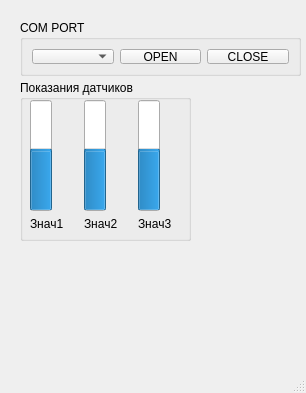
<?xml version="1.0" encoding="UTF-8"?>
<ui version="4.0">
 <class>ComLa</class>
 <widget class="QMainWindow" name="ComLa">
  <property name="geometry">
   <rect>
    <x>0</x>
    <y>0</y>
    <width>306</width>
    <height>393</height>
   </rect>
  </property>
  <property name="windowTitle">
   <string>MainWindow</string>
  </property>
  <widget class="QWidget" name="centralwidget">
   <widget class="QGroupBox" name="groupBox">
    <property name="geometry">
     <rect>
      <x>20</x>
      <y>20</y>
      <width>281</width>
      <height>56</height>
     </rect>
    </property>
    <property name="title">
     <string>COM PORT</string>
    </property>
    <layout class="QHBoxLayout" name="horizontalLayout">
     <item>
      <widget class="QComboBox" name="ComS"/>
     </item>
     <item>
      <widget class="QPushButton" name="COMO">
       <property name="text">
        <string>OPEN</string>
       </property>
      </widget>
     </item>
     <item>
      <widget class="QPushButton" name="COMC">
       <property name="text">
        <string>CLOSE</string>
       </property>
      </widget>
     </item>
    </layout>
   </widget>
   <widget class="QGroupBox" name="groupBox_2">
    <property name="geometry">
     <rect>
      <x>20</x>
      <y>80</y>
      <width>171</width>
      <height>161</height>
     </rect>
    </property>
    <property name="title">
     <string>Показания датчиков</string>
    </property>
    <widget class="QWidget" name="layoutWidget">
     <property name="geometry">
      <rect>
       <x>10</x>
       <y>20</y>
       <width>156</width>
       <height>131</height>
      </rect>
     </property>
     <layout class="QHBoxLayout" name="horizontalLayout_2">
      <item>
       <layout class="QVBoxLayout" name="verticalLayout_4">
        <item>
         <widget class="QProgressBar" name="fsensorb1">
          <property name="minimum">
           <number>27</number>
          </property>
          <property name="maximum">
           <number>133</number>
          </property>
          <property name="value">
           <number>83</number>
          </property>
          <property name="orientation">
           <enum>Qt::Vertical</enum>
          </property>
         </widget>
        </item>
        <item>
         <widget class="QLabel" name="fsensorl1">
          <property name="text">
           <string>Знач1</string>
          </property>
         </widget>
        </item>
       </layout>
      </item>
      <item>
       <layout class="QVBoxLayout" name="verticalLayout_3">
        <item>
         <widget class="QProgressBar" name="fsensorb2">
          <property name="minimum">
           <number>27</number>
          </property>
          <property name="maximum">
           <number>133</number>
          </property>
          <property name="value">
           <number>83</number>
          </property>
          <property name="orientation">
           <enum>Qt::Vertical</enum>
          </property>
         </widget>
        </item>
        <item>
         <widget class="QLabel" name="fsensorl2">
          <property name="text">
           <string>Знач2</string>
          </property>
         </widget>
        </item>
       </layout>
      </item>
      <item>
       <layout class="QVBoxLayout" name="verticalLayout_2">
        <item>
         <widget class="QProgressBar" name="fsensorb3">
          <property name="enabled">
           <bool>true</bool>
          </property>
          <property name="minimum">
           <number>27</number>
          </property>
          <property name="maximum">
           <number>133</number>
          </property>
          <property name="value">
           <number>83</number>
          </property>
          <property name="orientation">
           <enum>Qt::Vertical</enum>
          </property>
         </widget>
        </item>
        <item>
         <widget class="QLabel" name="fsensorl3">
          <property name="text">
           <string>Знач3</string>
          </property>
         </widget>
        </item>
       </layout>
      </item>
     </layout>
    </widget>
   </widget>
  </widget>
  <widget class="QStatusBar" name="statusbar"/>
 </widget>
 <resources/>
 <connections/>
</ui>
